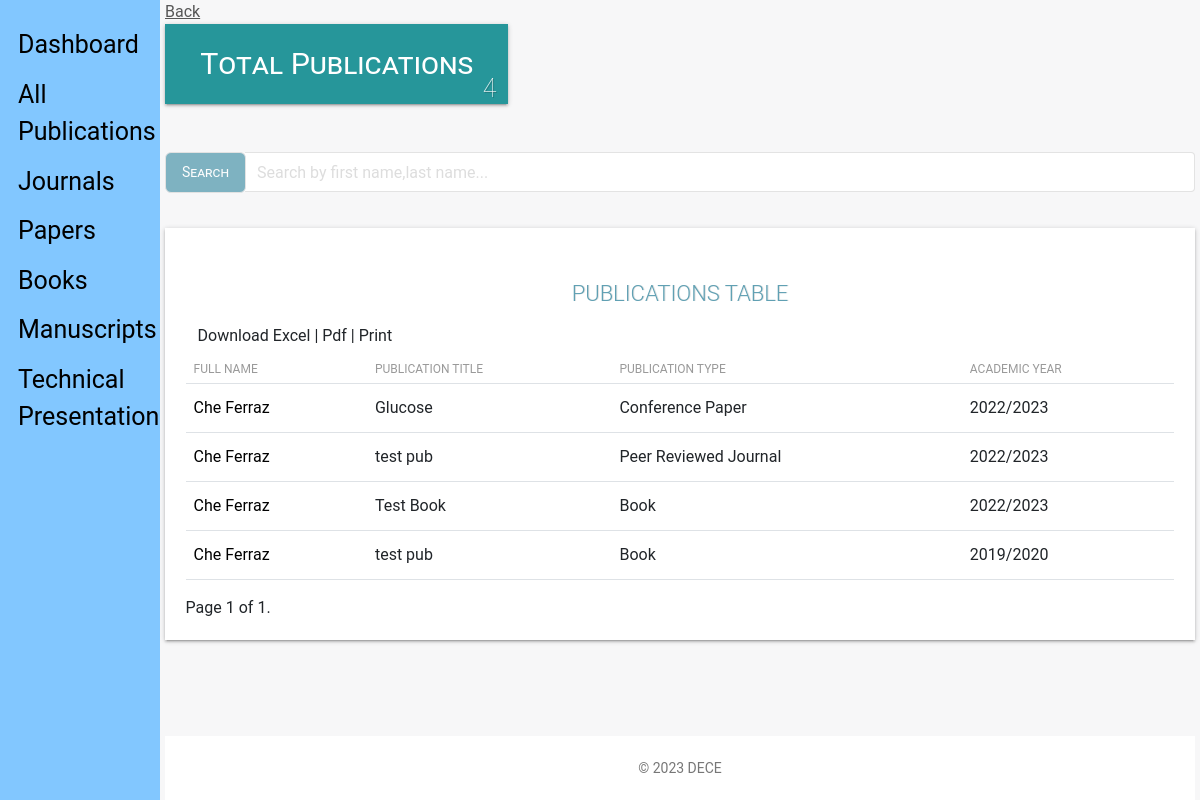
The app's page /admin_view/publications/ (signed in), older data.
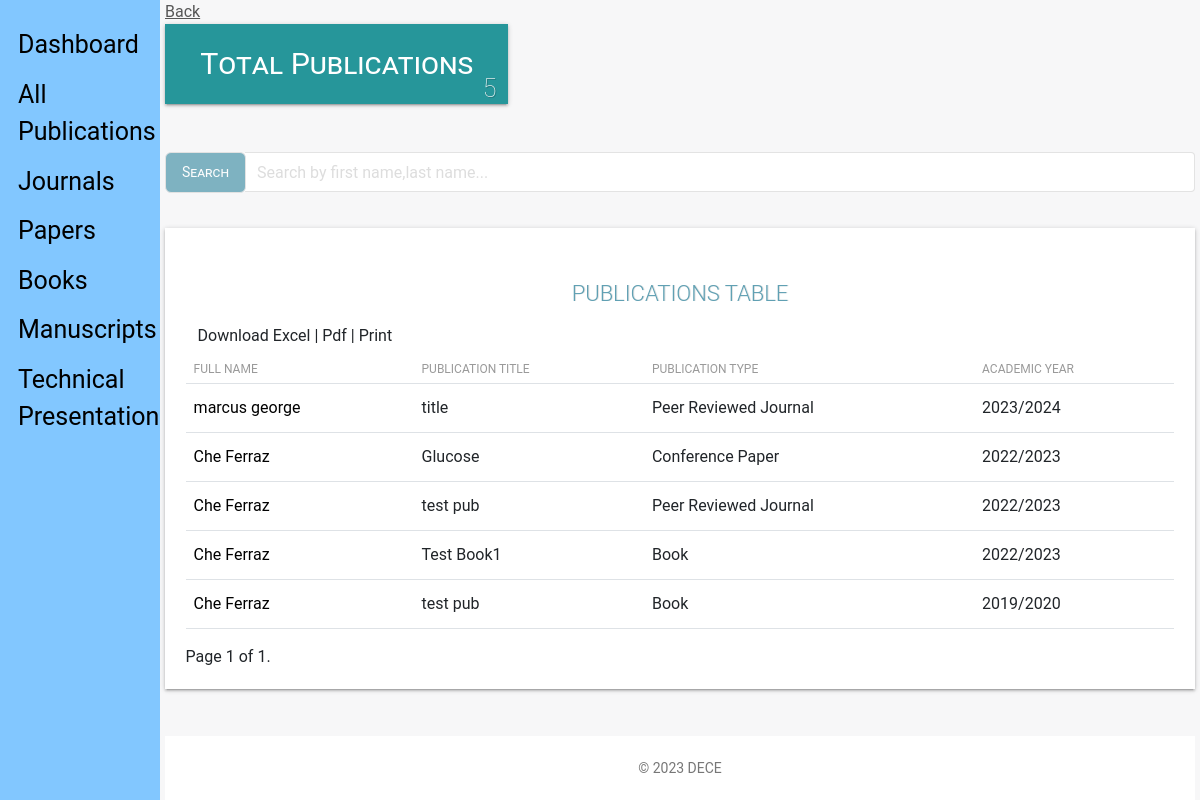
The same page, newer data.
### staff_app/models.py (models this page shows, shortened)
class Publications(models.Model):
    JOURNAL = 'Peer Reviewed Journal'
    CONFERENCE = 'Conference Paper'
    BOOK = 'Book'
    PUBLICATION_TYPE = (
        (JOURNAL, 'Peer Reviewed Journal'),
        (CONFERENCE, 'Conference Paper'),
        (BOOK, 'Book'),
    )
    user = models.ForeignKey(CustomUser, on_delete=models.CASCADE, default=1)
    title = models.CharField(max_length=100, verbose_name=_(
        'Title'), null=True, blank=False)
    year = models.CharField(verbose_name=_(
        'Academic Year'), null=True, blank=False, max_length=9)
    publicationtype = models.CharField(_('Publication Type'), max_length=25, default=JOURNAL,
                                       choices=PUBLICATION_TYPE, blank=False, null=True)
    updated = models.DateTimeField(auto_now=True, auto_now_add=False)
    created = models.DateTimeField(auto_now=False, auto_now_add=True)
    objects = PublicationManager()
    class Meta:
        verbose_name = _('Publication')
        verbose_name_plural = _('Publications')
        ordering = ['-created']

### hris_app/models.py (models this page shows)
class CustomUser (AbstractUser):
    ADMINISTRATOR = '1'
    STAFF = '2'
    EMAIL_TO_USER_TYPE_MAP = {
        'administrator': ADMINISTRATOR,
        'staff': STAFF
    }
    user_type_data = ((ADMINISTRATOR, "Administrator"), (STAFF, "Staff"))
    user_type = models.CharField(
        default=1,
        choices=user_type_data,
        max_length=20
    )

### admin_app/views.py (the view)
# urls.py: path('publications/', views.publications, name="publications"),
def publications(request):
    if not (request.user.is_authenticated and request.user.is_superuser):
        return redirect('hris:home')
    publications = Publications.objects.prefetch_related('user').all().order_by(
        '-year')
    dataset = dict()
    query = request.GET.get('search')
    if query:
        query = re.sub(r"\s+", ".", query, flags=re.UNICODE)
        publications = publications.filter(
            Q(user__username__icontains=query)
        )
    paginator = Paginator(publications, 10)
    page = request.GET.get('page')
    publications_paginated = paginator.get_page(page)
    dataset['pubs_list'] = publications_paginated
    dataset['all_pubs'] = Publications.objects.all()
    dataset['title'] = 'Employee | Publications'
    dataset['count_title'] = 'Total Publications'
    return render(request, "admin/publications_view.html", dataset)

### templates/admin/publications_view.html (shortened to what this page needs)
{% extends 'base_publications.html' %}
{% load static %}
{% block content %}
<link type="text/CSS" href="{% static 'css/light-bootstrap-dashboard.css' %}" rel="stylesheet"/>
<section class="row">
    <section class="col col-lg-12">
        <span><a href="{{request.META.HTTP_REFERER|escape}}" style="color:#565656;">Back</a></span>
    </section>
</section>
    {% if not all_pubs %}
        <p>No Publications</p>
    {% else %}
    <section class="row margin-bottom">
        <div class="container-fluid">
        <section class="col-lg-4 col-md-4 col-sm-12">
            <div class="employee-box sec-box">
                <a href="">
                <span>{{count_title}}</span>
                </a>
                <span class="count-object">{{ all_pubs.count }}</span>
            </div>
        </section>
    </section>
    <div class="row" style="margin-bottom: 2.2rem;margin-top: 3rem;">
        <div class="">
        <div class="col-lg-12">
            <form action="." method="GET">
                <div class="input-group">
                    <span class="input-group-btn">
                        <button class="btn btn-default" id = "stylebutton" type="submit">Search</button>
                    </span>
                    <input type="search" value="{{request.GET.search}}" name="search" class="form-control" placeholder="Search by first name,last name...">
                </div>
            </form>
        </div>
        </div>
    </div>
    <div class="table-responsive table-shadow">
        <div class="text-center table-description">
            <h4 class="title-h3" style="color: #60a0b3 !important;
            text-shadow: 1px 0px rgba(0,0,0,0.11)"> PUBLICATIONS TABLE</h4>
        </div>
        <div class="container-fluid">
            <div class="row">
                 <div class="download-print-action">
                      Download Excel | Pdf | Print
                </div>
            </div>
        </div>
        <table class="table">
            <thead>
                <tr>
                  <th scope="col">Full Name</th>
                  <th scope="col">Publication Title</th>
                  <th scope="col">Publication Type</th>
                  <th scope="col">Academic Year</th>
                </tr>
            </thead>
            <tbody>
                {% if not pubs_list %}
                    <tr>
                    <td>No publications associated with that employee found.</td>
                    </tr>
                {% else %}
                    {% for pub in pubs_list %}
                    <tr>
                        {% if pub.user.first_name or pub.user.last_name %}
                            <td><a id="name" href="{% url 'admin_app:info' pub.user_id %}">{{ pub.user.first_name}} {{pub.user.last_name}}</a></td>
                        {% else %}
                            <td>N/A</td>
                        {% endif %}
                        <td>{{pub.title}}</td>
                        <td>{{pub.publicationtype}}</td>
                        <td>{{pub.year}}</td>
                    </tr>
                    {% endfor %}
                {% endif %}
            </tbody>
        </table>
              <div class="pagination">
                <span class="step-links">
                    <span class="current">
                        Page {{ pubs_list.number }} of {{ pubs_list.paginator.num_pages }}.
                    </span>
                </span>
            </div>
    </div>
    {% endif %}
{% endblock content %}

Row changes from the older to the newer data that the page shows:
added Publications: user.first_name "marcus", user.last_name "george", title "title", publicationtype "Peer Reviewed Journal", year "2023/2024"
changed Publications: title "Test Book" → "Test Book1"
Text that changed along with them:
{{ all_pubs.count }}: "4" → "5"
